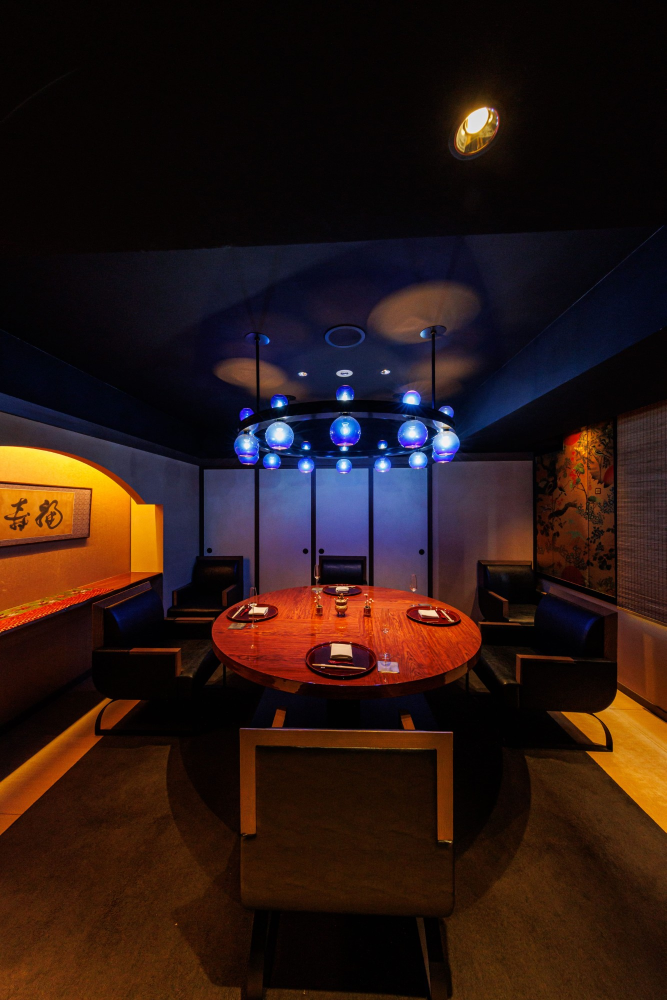
#> input picture images/イメージ_個室_全景2.jpg, 1333 x 2000 px (shown at 1/2 size); its folder holds 8 pictures in this run
$ python make_reel.py
#> lines starting #> are read from the running program, lines starting #| are printed output that depends on the picture
"""北新地 大嵓埜 Instagram リール (1080x1920 / 30fps / 30秒) を生成する。

使い方: python3 video/make_reel.py
必要: Pillow, numpy, ffmpeg。フォント (Shippori Mincho / Cormorant Garamond, OFL) は
video/fonts に無ければ Google Fonts のリポジトリから取得する。
"""
import glob
import math
import os
import subprocess
import unicodedata
import urllib.request

import numpy as np
from PIL import Image, ImageDraw, ImageFilter, ImageFont, ImageOps

ROOT = os.path.dirname(os.path.dirname(os.path.abspath(__file__)))
IMG_DIR = os.path.join(ROOT, "images")
FONT_DIR = os.path.join(ROOT, "video", "fonts")
OUT = os.path.join(ROOT, "video", "okurano_reel_30s.mp4")

W, H, FPS = 1080, 1920, 30
TOTAL = 30.0
XFADE = 0.7

CREAM = (246, 238, 222)
GOLD = (201, 169, 110)

FONTS = {
    "mincho": ("ShipporiMincho-Medium.ttf",
               "https://raw.githubusercontent.com/google/fonts/main/ofl/shipporimincho/ShipporiMincho-Medium.ttf"),
    "mincho_r": ("ShipporiMincho-Regular.ttf",
                 "https://raw.githubusercontent.com/google/fonts/main/ofl/shipporimincho/ShipporiMincho-Regular.ttf"),
    "serif_en": ("CormorantGaramond.ttf",
                 "https://raw.githubusercontent.com/google/fonts/main/ofl/cormorantgaramond/CormorantGaramond%5Bwght%5D.ttf"),
}


def font(name, size):
    fname, url = FONTS[name]
    path = os.path.join(FONT_DIR, fname)
    if not os.path.exists(path):
        os.makedirs(FONT_DIR, exist_ok=True)
        urllib.request.urlretrieve(url, path)
    return ImageFont.truetype(path, size)


def find_image(key):
    for p in glob.glob(os.path.join(IMG_DIR, "*.jpg")):
        if unicodedata.normalize("NFC", os.path.basename(p)) == key:
            return p
    raise FileNotFoundError(key)


# ---------------------------------------------------------------- easing
def clamp(x, a=0.0, b=1.0):
    return max(a, min(b, x))


def ease_out(x):
    x = clamp(x)
    return 1 - (1 - x) ** 3


def ease_in_out(x):
    x = clamp(x)
    return 3 * x * x - 2 * x * x * x


# ---------------------------------------------------------------- slides
class Slide:
    """写真は切らずに全体を表示 (横幅に合わせる)。背景はぼかした同じ写真。"""

    def __init__(self, key, dur, transition, texts, dim=0.0, shade=None):
        self.key, self.dur, self.transition, self.texts, self.dim = key, dur, transition, texts, dim
        self.shade = shade
        im = ImageOps.exif_transpose(Image.open(find_image(key))).convert("RGB")
        # 背景: カバー + 強いぼかし + 暗く
        s = max(W / im.width, H / im.height) * 1.1
        bg = im.resize((int(im.width * s), int(im.height * s)), Image.LANCZOS)
        bg = bg.crop(((bg.width - W) // 2, (bg.height - H) // 2, (bg.width - W) // 2 + W, (bg.height - H) // 2 + H))
        bg = bg.filter(ImageFilter.GaussianBlur(48))
        self.bg = Image.eval(bg, lambda v: int(v * 0.32))
        # 前景: 横幅いっぱい (縦長でも横長でも写真は切れない)
        s = W / im.width
        if im.height * s > H:
            s = H / im.height
        self.fg = im.resize((round(im.width * s), round(im.height * s)), Image.LANCZOS)
        if shade:
            # テロップの下だけ写真を少し暗くして読みやすく (y0 -> y1 にかけて濃くなる)
            y0, y1, k = shade
            top = (H - self.fg.height) // 2
            g = np.ones(self.fg.height, dtype=np.float32)
            yy = np.arange(self.fg.height) + top
            g -= k * np.clip((yy - y0) / (y1 - y0), 0, 1) ** 1.3
            self.fg = Image.fromarray((np.asarray(self.fg, dtype=np.float32) * g[:, None, None]).astype(np.uint8))
        # 写真の上下の縁を背景になじませる
        fe = 70
        a = np.ones(self.fg.height, dtype=np.float32)
        ramp = np.linspace(0, 1, fe, dtype=np.float32) ** 1.5
        a[:fe] = ramp
        a[-fe:] = ramp[::-1]
        self.mask = Image.fromarray((np.broadcast_to(a[:, None], (self.fg.height, self.fg.width)) * 255).astype(np.uint8))

    # [20 lines left out: functions render, full, not called in this run]


# ---------------------------------------------------------------- text
_sprite_cache = {}


# [18 lines left out: function char_sprite, not called in this run]


VERT_PUNCT = set("、。，．")


class Text:
    """縦書き (columns, 右から左) または横書き (lines) のテロップ。1文字ずつふわっと現れる。"""

    def __init__(self, lines, x, y, size, start, end, vertical=True, fnt="mincho",
                 color=CREAM, align="center", stagger=0.075, tracking=1.0, line_gap=1.55, glow=True):
        self.lines, self.x, self.y, self.size = lines, x, y, size
        self.start, self.end, self.vertical = start, end, vertical
        self.fnt, self.color, self.align = fnt, color, align
        self.stagger, self.tracking, self.line_gap, self.glow = stagger, tracking, line_gap, glow
        self.chars = self._layout()

    def _layout(self):
        f = font(self.fnt, self.size)
        out, i = [], 0
        for li, line in enumerate(self.lines):
            if self.vertical:
                cx = self.x - li * self.size * self.line_gap
                cy = self.y
                for ch in line:
                    dx = dy = 0
                    if ch in VERT_PUNCT:
                        dx, dy = self.size * 0.6, -self.size * 0.62
                    out.append((ch, cx + dx, cy + dy, i))
                    cy += self.size * self.tracking
                    i += 1
            else:
                widths = [f.getlength(ch) * self.tracking for ch in line]
                total = sum(widths)
                cx = {"center": self.x - total / 2, "left": self.x, "right": self.x - total}[self.align]
                cy = self.y + li * self.size * self.line_gap
                for ch, w in zip(line, widths):
                    out.append((ch, cx, cy, i))
                    cx += w
                    i += 1
        return out

    # [22 lines left out: function draw, not called in this run]


class Line:
    """細い金のライン (中心から左右に伸びる)。"""

    def __init__(self, cx, cy, length, start, end, vertical=False, width=2):
        self.cx, self.cy, self.length, self.start, self.end = cx, cy, length, start, end
        self.vertical, self.width = vertical, width

    # [67 lines left out: functions draw, soft_mask, gold_edge, transition, not called in this run]


# ---------------------------------------------------------------- vignette
yy, xx = np.mgrid[0:H, 0:W].astype(np.float32)
_r = np.sqrt(((xx - W / 2) / (W / 2)) ** 2 + ((yy - H / 2) / (H / 2)) ** 2)
VIGNETTE = np.clip(1.08 - 0.32 * _r ** 2, 0.55, 1.0)[..., None]


# ---------------------------------------------------------------- storyboard
def build():
    d = 3.9
    end_d = TOTAL - 7 * d + 7 * XFADE  # 7.6s
    slides = [
        Slide("イメージ_個室_全景2.jpg", d, "blur", [
            Text(["KITASHINCHI  OKURANO"], W / 2, 92, 30, 0.2, d, vertical=False, fnt="serif_en",
                 color=GOLD, tracking=1.25, stagger=0.03, glow=False),
            Text(["お届けしたいのは、", "お料理だけではありません。"], 930, 300, 64, 0.5, d - 0.1, stagger=0.07),
        ]),
        Slide("イメージ_個室_テーブル2.jpg", d, "wipe_lr", [
            Text(["この日のために、", "しつらえる一席。"], 220, 290, 60, XFADE + 0.1, d - 0.05),
            Text(["SPACE"], 175, 820, 28, XFADE + 0.4, d - 0.05, vertical=False, fnt="serif_en",
                 color=GOLD, tracking=1.6, glow=True),
        ]),
        Slide("イメージ_接客0127.jpg", d, "black", shade=(1150, 1770, 0.7), texts=[
            Text(["OMOTENASHI"], W / 2, 1460, 30, XFADE + 0.2, d - 0.05, vertical=False, fnt="serif_en",
                 color=GOLD, tracking=1.6),
            Text(["目の前で、心を尽くす。"], W / 2, 1520, 58, XFADE + 0.35, d - 0.05, vertical=False),
        ]),
        Slide("イメージ_接客0034修.jpg", d, "iris", [
            Text(["SERVICE"], W / 2, 470, 30, XFADE + 0.2, d - 0.05, vertical=False, fnt="serif_en",
                 color=GOLD, tracking=1.6),
            Line(W / 2, 1420, 120, XFADE + 0.3, d - 0.05),
            Text(["ひと皿ごとに、真心を添えて。"], W / 2, 1470, 54, XFADE + 0.4, d - 0.05, vertical=False),
        ]),
        Slide("イメージ_酒器_全景.jpg", d, "zoom", shade=(1250, 1770, 0.5), texts=[
            Text(["一献を、ゆるりと。"], W / 2, 1530, 60, XFADE + 0.1, d - 0.05, vertical=False),
        ]),
        Slide("イメージ_酒器_アップ.jpg", d, "wipe_rl", [
            Text(["器を選ぶ、愉しみも。"], 950, 260, 58, XFADE * 0.6, d - 0.05),
        ]),
        Slide("イメージ_個室3_全景1.jpg", d, "black", [
            Text(["大切な方との、", "特別な一日に。"], 930, 290, 62, XFADE + 0.1, d - 0.05),
        ]),
        Slide("イメージ_個室2_全景.jpg", end_d, None, [
            # メッセージ
            Text(["空間、おもてなし、お料理。"], W / 2, 760, 54, XFADE + 0.2, 4.0, vertical=False, stagger=0.06),
            Text(["そのすべてで、", "素敵なひとときを。"], W / 2, 880, 62, XFADE + 1.0, 4.0, vertical=False,
                 stagger=0.07, line_gap=1.6),
            # ロゴ
            Text(["御料理"], W / 2, 620, 40, 4.3, end_d, vertical=False, color=GOLD, tracking=1.5, stagger=0.05),
            Text(["大嵓埜"], W / 2, 690, 132, 4.4, end_d, vertical=False, tracking=1.35, stagger=0.12),
            Text(["お お く ら の"], W / 2, 885, 30, 4.7, end_d, vertical=False, fnt="mincho_r", stagger=0.03),
            Line(W / 2, 950, 260, 4.8, end_d),
            Text(["北新地　懐石料理"], W / 2, 985, 40, 4.9, end_d, vertical=False, tracking=1.2, stagger=0.04),
            Text(["MICHELIN GUIDE KYOTO OSAKA 2024 / 2025 / 2026"], W / 2, 1095, 27, 5.2, end_d,
                 vertical=False, fnt="serif_en", color=GOLD, tracking=1.1, stagger=0.012),
            Text(["3年連続 セレクテッドレストラン掲載"], W / 2, 1140, 30, 5.3, end_d, vertical=False,
                 fnt="mincho_r", stagger=0.02),
            Text(["JR北新地駅より徒歩2分　ご予約はプロフィールから"], W / 2, 1270, 28, 5.6, end_d,
                 vertical=False, fnt="mincho_r", stagger=0.015),
        ], dim=lambda t: 0.25 + 0.4 * ease_in_out((t - 0.6) / 1.2)),
    ]
#> call 2 of __init__, with x = 930, y = 300, size = 64, start = 0.5, end = 3.8, vertical = True, fnt = 'mincho', color = (246, 238, 222)
#> in __init__, im is the input picture: PIL image 1333x2000 RGB; mean R, G, B 43.1, 24.5, 20.3
#> in __init__, `bg = bg.filter(ImageFilter.GaussianBlur(48))`:
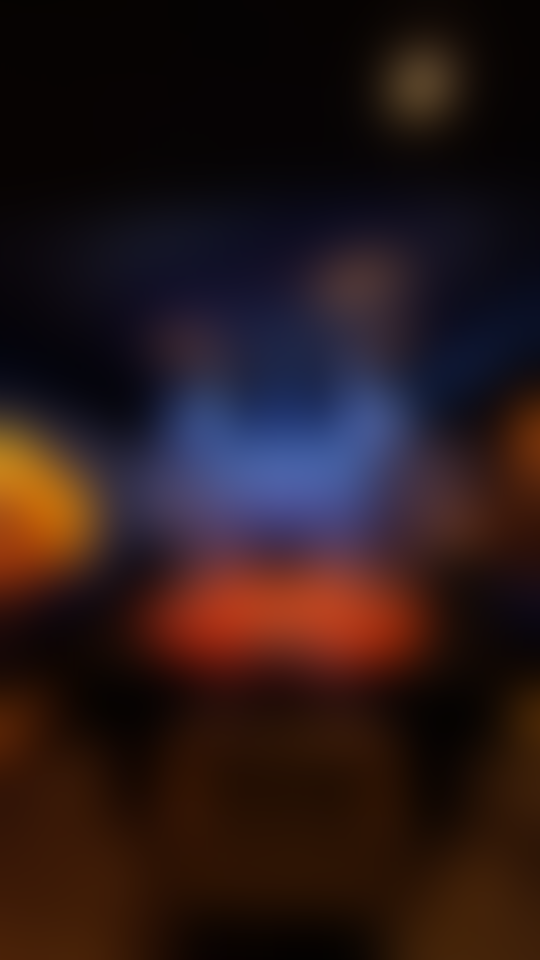
#> bg: PIL image 1080x1920 RGB (shown at 1/2 size); mean R, G, B 40.7, 24.1, 24.7
#> in __init__, `self.bg = Image.eval(bg, lambda v: int(v * 0.32))`:
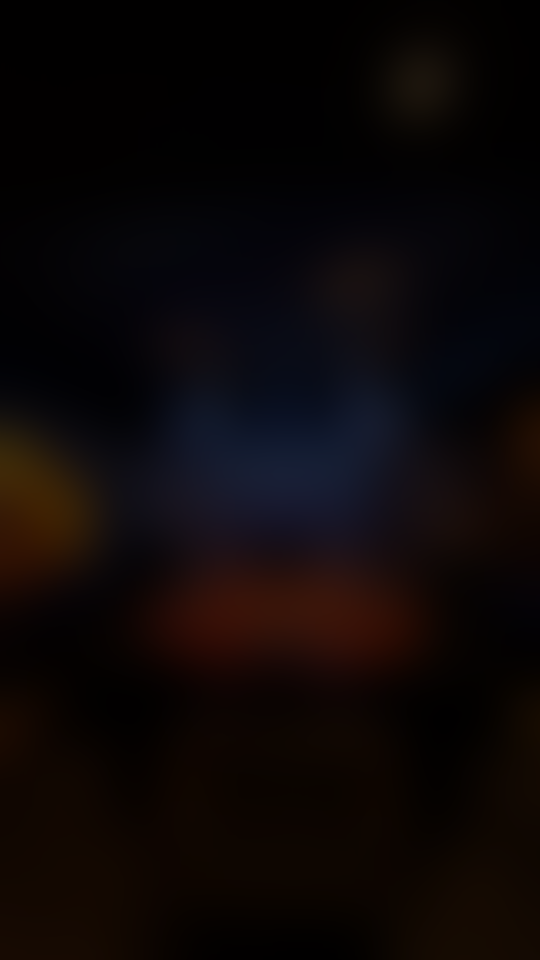
#> self.bg: PIL image 1080x1920 RGB (shown at 1/2 size); mean R, G, B 12.5, 7.2, 7.4
#> in __init__, `self.mask = Image.fromarray((np.broadcast_to(a[:, None], (self.fg.heig..`:
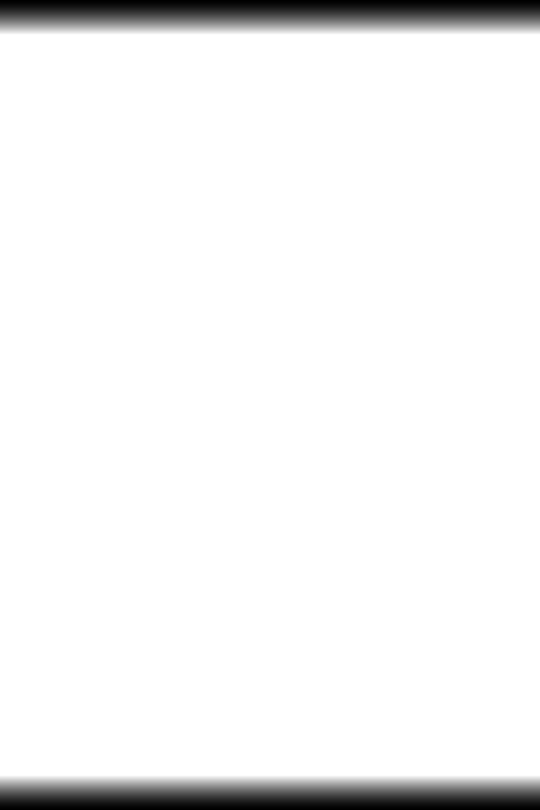
#> self.mask: PIL image 1080x1620 L (shown at 1/2 size); min 0, max 255, mean 241.8
#> call 2 of __init__, with key = 'イメージ_個室_テーブル2.jpg', dur = 3.9, transition = 'wipe_lr', dim = 0
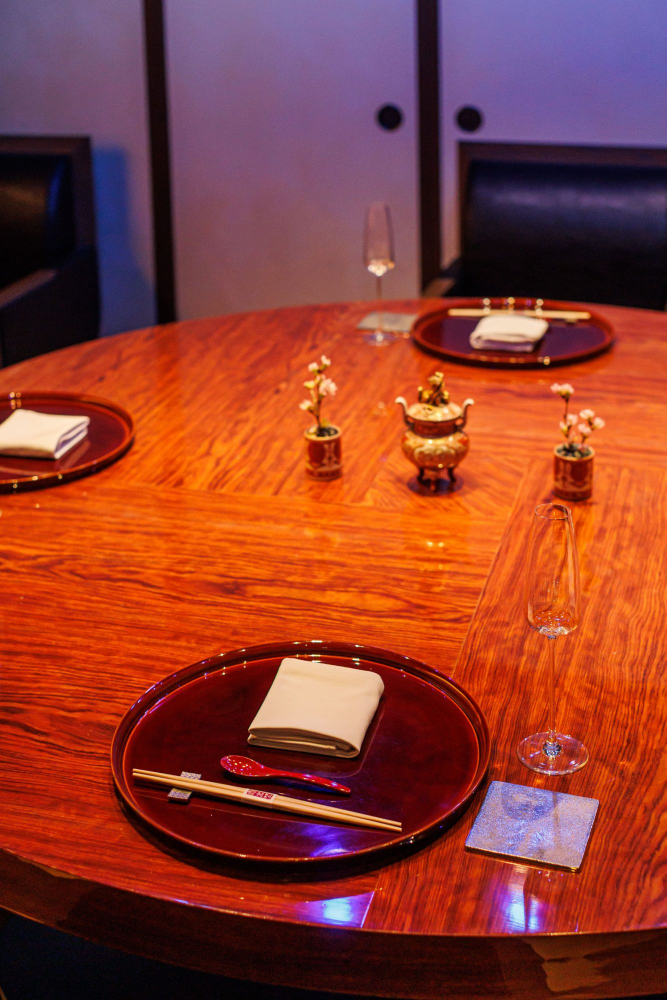
#> input picture images/イメージ_個室_テーブル2.jpg, 1333 x 2000 px (shown at 1/2 size)
#> in __init__, im is the input picture: PIL image 1333x2000 RGB; mean R, G, B 141.7, 60.1, 47.8
#> in __init__ (call 2), `bg = bg.crop(((bg.width - W) // 2, (bg.height - H) // 2, (bg.width - W..`:
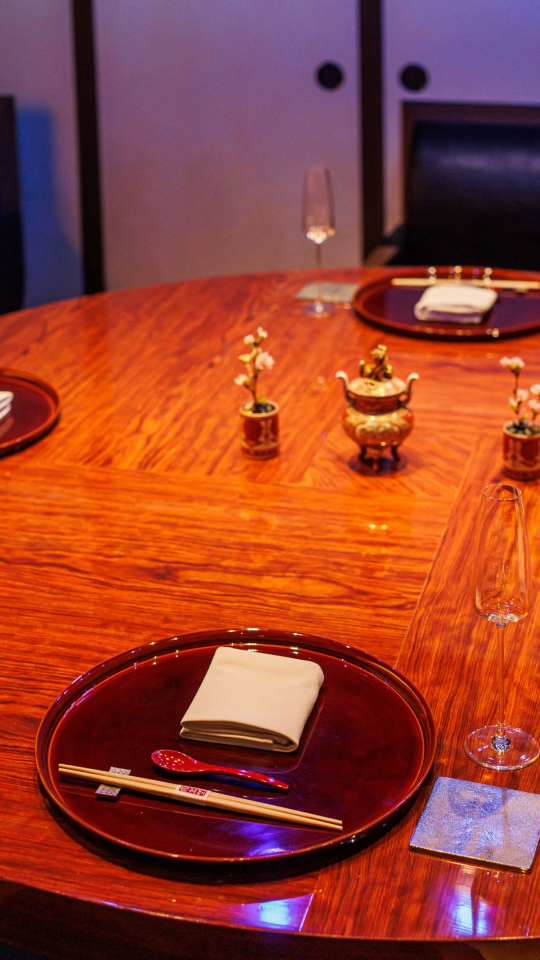
#> bg: PIL image 1080x1920 RGB (shown at 1/2 size); mean R, G, B 150.1, 63, 47.3
#> in __init__ (call 2), `bg = bg.filter(ImageFilter.GaussianBlur(48))`:
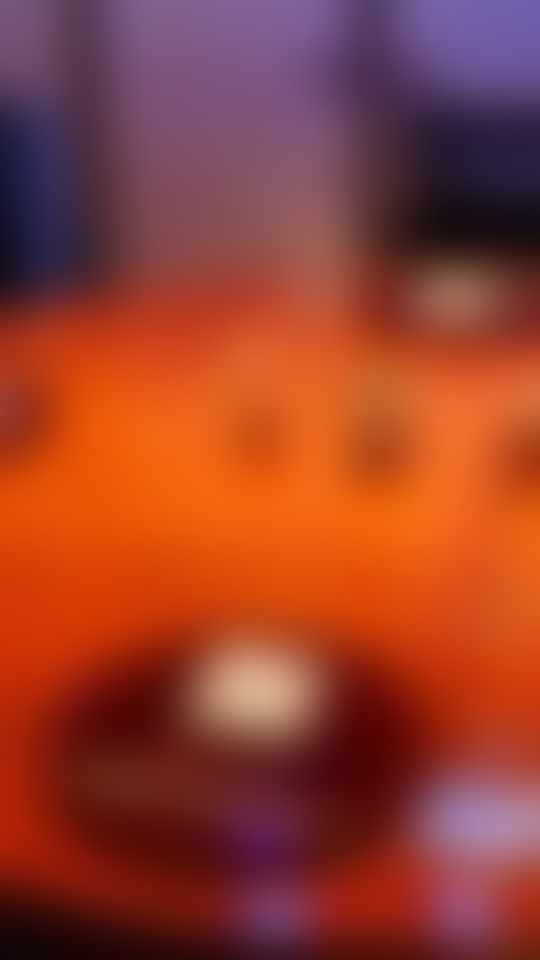
#> bg: PIL image 1080x1920 RGB (shown at 1/2 size); mean R, G, B 149.9, 62.9, 47.2
#> in __init__ (call 2), `self.bg = Image.eval(bg, lambda v: int(v * 0.32))`:
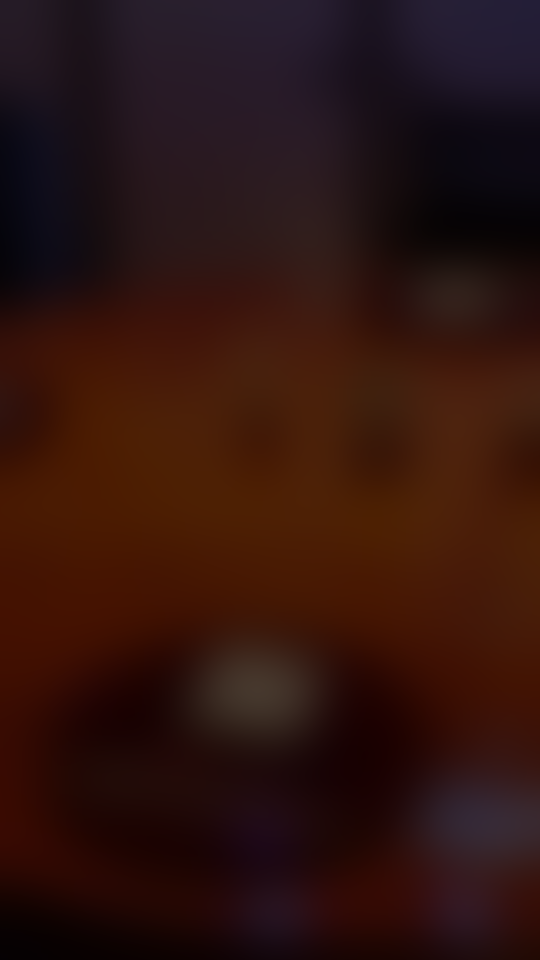
#> self.bg: PIL image 1080x1920 RGB (shown at 1/2 size); mean R, G, B 47.5, 19.6, 14.6
    return slides


# [21 lines left out: functions timeline, frame_at, not called in this run]


def main():
    slides = build()
    starts = timeline(slides)
    n = int(round(TOTAL * FPS))
    os.makedirs(os.path.dirname(OUT), exist_ok=True)
    ff = subprocess.Popen([
        "ffmpeg", "-y", "-loglevel", "error", "-f", "rawvideo", "-pix_fmt", "rgb24",
        "-s", f"{W}x{H}", "-r", str(FPS), "-i", "-",
        "-c:v", "libx264", "-preset", "slow", "-crf", "18", "-pix_fmt", "yuv420p",
        "-profile:v", "high", "-movflags", "+faststart", OUT,
    ], stdin=subprocess.PIPE)
    for fi in range(n):
        t = fi / FPS
        ff.stdin.write(frame_at(slides, starts, t).tobytes())
        if fi % 90 == 0:
            print(f"{t:5.1f}s / {TOTAL:.0f}s", flush=True)
    ff.stdin.close()
    ff.wait()
    print("wrote", OUT)


if __name__ == "__main__":
#> (the run stopped early here; a loop or call above may not have finished)
